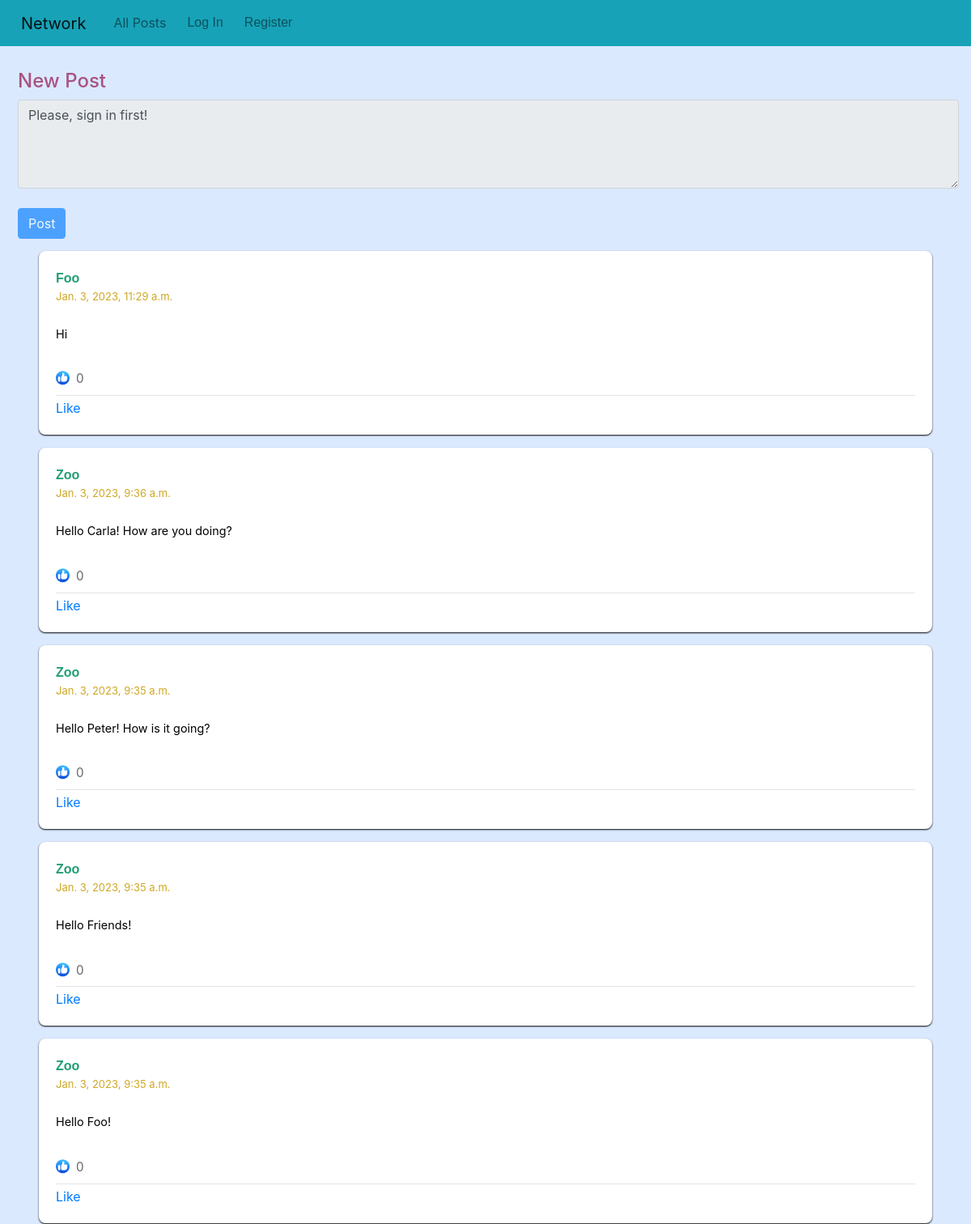
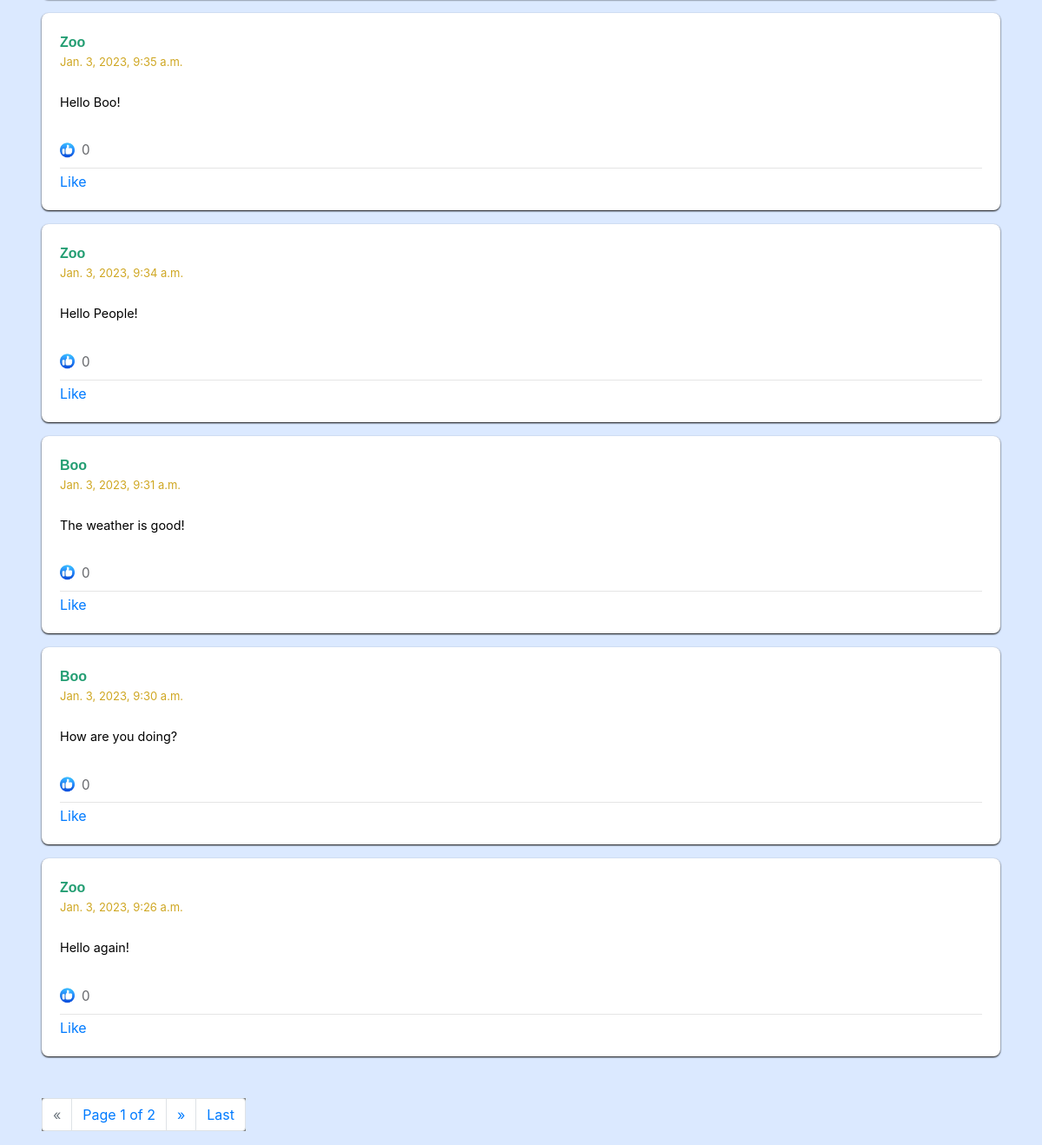
The page / on the database its author committed (2 pictures, top to bottom).
### network/models.py (models this page shows, shortened)
class Posts(models.Model):
    content = models.TextField(blank = False)
    likes = models.ManyToManyField(User, related_name="liked_posts")
    user = models.ForeignKey(User, on_delete = models.CASCADE, related_name = "user_posts")
    like = models.IntegerField(default = 0)
    time = models.DateTimeField(auto_now_add = True)

class User(AbstractUser):
    pass

### network/views.py (the view)
# urls.py: path("", views.index, name="index"),
def index(request):
    if request.method == "POST":
        is_authenticated = request.user.is_authenticated
        content = request.POST["content"]
        Post.objects.create(content=content, user=request.user) if is_authenticated else HttpResponseRedirect(reverse("index"))
    else:
        all_users_posts = Posts.objects.all().order_by("-time")
        paginator = Paginator(all_users_posts, 10)
        page_number = request.GET.get('page')
        page_paginator = paginator.get_page(page_number)
        return render(request, "network/index.html", {
            "page_paginator": page_paginator
        })

### network/templates/network/index.html
{% extends "network/layout.html" %}
{% load static %}
{% block body %}
    <div id="all_posts">
        {% if request.user.is_authenticated %}
        <h2> All Posts </h2>
        <div id="post-from">
            <div id="post-form">
                <h4>New Post</h4>
                <form action="{% url 'newPost' %}" method="POST">
                    {% csrf_token %}
                    <div class="input-group">
                    <textarea class="form-control" rows="4" name="content"></textarea>
                    </div>
                    <br/>
                    <div>
                    <button type="submit" class="btn btn-primary">Post</button>
                    </div>
                </form>
            </div>
        </div>
        {% else %}
        <div id="post-form">
            <h4>New Post</h4>
            <form>
                <div class="input-group">
                    <textarea class="form-control" rows="4" name="content" disabled>Please, sign in first!</textarea>
                </div>
                <br/>
                <button type="submit" class="btn btn-primary" disabled>Post</button>
            </form>
        </div>
        {% endif %}
    </div>
    {% include "network/posts.html" with posts=page_paginator %}
    {% if page_paginator.paginator.num_pages > 1 %}
        <nav aria-label="Page navigation">
            <ul class="pagination ml-5 mt-5">
                {% if page_paginator.has_previous %}
                    <li class="page-item"> <a class="page-link" href="?page=1">First</a></li>
                    <li class="page-item"><a class="page-link" href="?page={{ page_paginator.previous_page_number }}">&laquo;</a></li>
                {% else %}
                    <li class="page-item disabled"><a class="page-link" href="#">&laquo;</a></li>
                {% endif %}
                <li class="page-item current-item"><span class="current page-link">
                    Page {{ page_paginator.number }} of {{ page_paginator.paginator.num_pages }}
                </span></li>
                {% if page_paginator.has_next %}
                    <li class="page-item"><a class="page-link" href="?page={{ page_paginator.next_page_number }}">&raquo;</a></li>
                    <li class="page-item"><a class="page-link" href="?page={{ page_paginator.paginator.num_pages }}">Last</a>
                {% else %}
                    <li class="page-item disabled"><a class="page-link" href="#">&raquo;</a></li>
                {% endif %}
            </ul>
        </nav>
    {% else %}
        <div style="height: 60px"></div>
    {% endif %}
{% endblock %}

### network/templates/network/posts.html (shortened to what this page needs)
{% load static %}
{%  for post in posts %}
    <div class="card mb-3 mr-5 ml-5" style="border-radius: 8px; border-color: transparent; box-shadow: 0 1px 2px">
        <div class="card-body">
            <div>
                <strong><a href="{% url 'userPosts' post.user.id 1 %}" class="post-user">{{ post.user.username }}</a></strong>
                <p style="margin-bottom: 3px; line-height: 18px"><small class="time-data"> {{ post.time }}</small></p>
            </div>
            <br/>
            <div class="card-text content" id="content{{ post.id }}" style="font-size: 0.9rem; margin-bottom: .5rem">{{ post.content }}</div>
            <br/>
            <div><img src="{% static 'network/like_icon.png' %}" width="17px" style="position: relative; top: 50%; transform: perspective(1px) translateY(-10%);"><span id="likes{{ post.id }}" style="font-size: 0.95rem; margin-left: .5rem; color: #65676B">{{ post.likes.all.count }}</span></div>
            <hr style="margin-bottom: 3px; margin-top: 8px">
            <div style="text-align: left">
                {% if user.is_authenticated %}
                    <button data-postid="{{ post.id }}" class="btn post-btn like">
                        {% if user in post.likes.all %}
                                Unlike
                        {% else %}
                                Like
                        {% endif %}
                    </button>
                {% else %}
                    <a href="{% url 'login' %}">Like</a>
                {% endif %}
            </div>
        </div>
    </div>
{% endfor %}

### network/static/network/styles.css (style rules this page uses)
body { background-color: #dbe9ff; color: black; }
#all_posts { padding-top: 14px; padding-left: 7px; color: #64bd7c; }
#post-form { color: #a85282; margin: 15px; }
.time-data { color: #cfa723; font-size: small; margin-top: 1px; }
.post-user { color: #249e73; font-family: Verdana, Geneva, Tahoma, sans-serif; text-transform: capitalize; font-size: medium; font-weight: bold; margin-bottom: 1px; }
.page-item { background-color: gray; }

### rows shown on the page
Posts: user.username "Foo", time "Jan. 3, 2023, 11:29 a.m.", content "Hi", likes.all.count "0"
Posts: user.username "Zoo", time "Jan. 3, 2023, 9:36 a.m.", content "Hello Carla! How are you doing?", likes.all.count "0"
Posts: user.username "Zoo", time "Jan. 3, 2023, 9:35 a.m.", content "Hello Peter! How is it going?", likes.all.count "0"
Posts: user.username "Zoo", time "Jan. 3, 2023, 9:35 a.m.", content "Hello Friends!", likes.all.count "0"
Posts: user.username "Zoo", time "Jan. 3, 2023, 9:35 a.m.", content "Hello Foo!", likes.all.count "0"
Posts: user.username "Zoo", time "Jan. 3, 2023, 9:35 a.m.", content "Hello Boo!", likes.all.count "0"
Posts: user.username "Zoo", time "Jan. 3, 2023, 9:34 a.m.", content "Hello People!", likes.all.count "0"
Posts: user.username "Boo", time "Jan. 3, 2023, 9:31 a.m.", content "The weather is good!", likes.all.count "0"
Posts: user.username "Boo", time "Jan. 3, 2023, 9:30 a.m.", content "How are you doing?", likes.all.count "0"
Posts: user.username "Zoo", time "Jan. 3, 2023, 9:26 a.m.", content "Hello again!", likes.all.count "0"

### other values the page prints
{{ page_paginator.number }} "1"
{{ page_paginator.paginator.num_pages }} "2"
